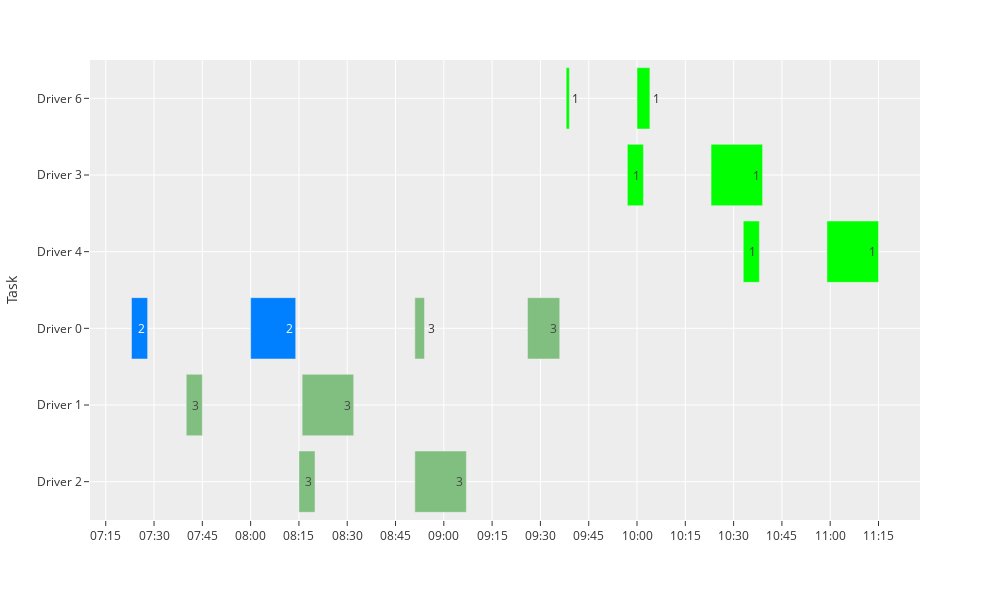
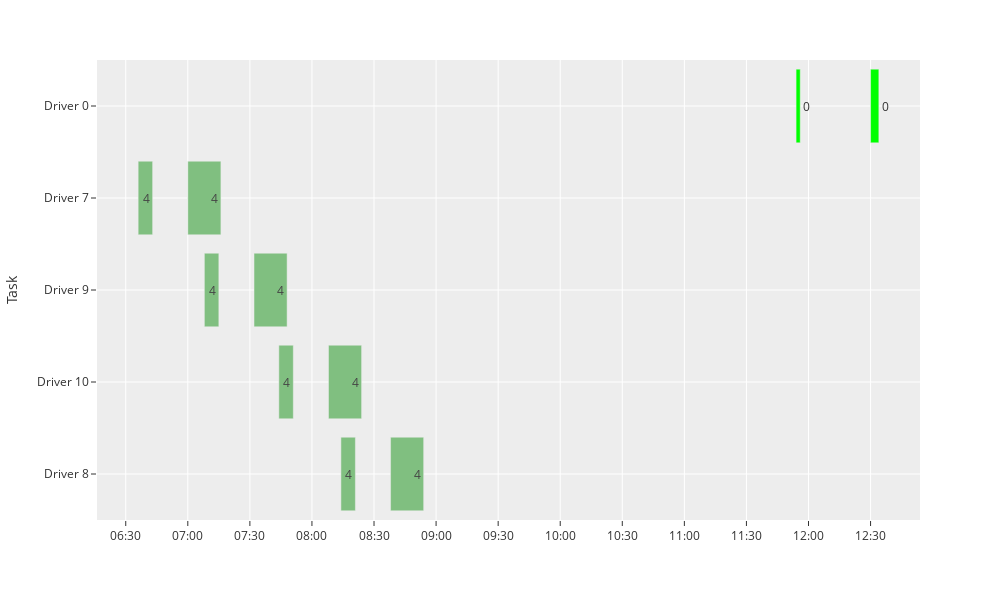

Here is the notebook cell these charts were saved with, in order:
### Code cell
import importlib
importlib.reload(gantt)
gantt.showGanttDepot(df)

### Figure 1 — Plotly figure (JSON) as saved in the notebook; plotly's stock layout.template omitted (floating-point values rounded to 4 significant figures)
{"data": [{"alignmentgroup": "True", "base": ["2023-12-17 10:00:00", "2023-12-17 10:23:00", "2023-12-17 10:33:00", "2023-12-17 10:59:00", "2023-12-17 7:23:00", "2023-12-17 7:40:00", "2023-12-17 8:00:00", "2023-12-17 8:15:00", "2023-12-17 8:16:00", "2023-12-17 8:51:00", "2023-12-17 8:51:00", "2023-12-17 9:26:00", "2023-12-17 9:38:00", "2023-12-17 9:57:00"], "hovertemplate": "start=%{base}<br>end=%{x}<br>Task=%{y}<br>Order=%{marker.color}<extra></extra>", "legendgroup": "", "marker": {"color": [1, 1, 1, 1, 2, 3, 2, 3, 3, 3, 3, 3, 1, 1], "coloraxis": "coloraxis", "opacity": 1, "pattern": {"shape": ""}}, "name": "", "offsetgroup": "", "orientation": "h", "showlegend": false, "text": [1, 1, 1, 1, 2, 3, 2, 3, 3, 3, 3, 3, 1, 1], "textposition": "auto", "type": "bar", "x": [240000, 960000, 300000, 960000, 300000, 300000, 840000, 300000, 960000, 180000, 960000, 600000, 60000, 300000], "xaxis": "x", "y": ["Driver 6", "Driver 3", "Driver 4", "Driver 4", "Driver 0", "Driver 1", "Driver 0", "Driver 2", "Driver 1", "Driver 0", "Driver 2", "Driver 0", "Driver 6", "Driver 3"], "yaxis": "y"}], "layout": {"barmode": "overlay", "coloraxis": {"colorbar": {"title": {"text": "Order"}}, "colorscale": [[0, "rgb(0, 255, 0)"], [0.25, "rgb(255, 0, 255)"], [0.5, "rgb(0, 128, 255)"], [0.75, "rgb(255, 128, 0)"], [1, "rgb(128, 191, 128)"]], "showscale": false}, "height": 600, "legend": {"tracegroupgap": 0}, "margin": {"t": 60}, "uniformtext": {"minsize": 6}, "width": 1000, "xaxis": {"anchor": "y", "domain": [0, 1], "nticks": 25, "tickformat": "%H:%M", "tickformatstops": [{"dtickrange": [3600000, 86400000], "value": "%H:%M"}], "type": "date"}, "yaxis": {"anchor": "x", "autorange": "reversed", "domain": [0, 1], "title": {"text": "Task"}}}}

### Figure 2 — Plotly figure (JSON) as saved in the notebook; plotly's stock layout.template omitted (floating-point values rounded to 4 significant figures)
{"data": [{"alignmentgroup": "True", "base": ["2023-12-17 11:54:00", "2023-12-17 12:30:00", "2023-12-17 6:36:00", "2023-12-17 7:00:00", "2023-12-17 7:08:00", "2023-12-17 7:32:00", "2023-12-17 7:44:00", "2023-12-17 8:08:00", "2023-12-17 8:14:00", "2023-12-17 8:38:00"], "hovertemplate": "start=%{base}<br>end=%{x}<br>Task=%{y}<br>Order=%{marker.color}<extra></extra>", "legendgroup": "", "marker": {"color": [0, 0, 4, 4, 4, 4, 4, 4, 4, 4], "coloraxis": "coloraxis", "opacity": 1, "pattern": {"shape": ""}}, "name": "", "offsetgroup": "", "orientation": "h", "showlegend": false, "text": [0, 0, 4, 4, 4, 4, 4, 4, 4, 4], "textposition": "auto", "type": "bar", "x": [120000, 240000, 420000, 960000, 420000, 960000, 420000, 960000, 420000, 960000], "xaxis": "x", "y": ["Driver 0", "Driver 0", "Driver 7", "Driver 7", "Driver 9", "Driver 9", "Driver 10", "Driver 10", "Driver 8", "Driver 8"], "yaxis": "y"}], "layout": {"barmode": "overlay", "coloraxis": {"colorbar": {"title": {"text": "Order"}}, "colorscale": [[0, "rgb(0, 255, 0)"], [0.25, "rgb(255, 0, 255)"], [0.5, "rgb(0, 128, 255)"], [0.75, "rgb(255, 128, 0)"], [1, "rgb(128, 191, 128)"]], "showscale": false}, "height": 600, "legend": {"tracegroupgap": 0}, "margin": {"t": 60}, "uniformtext": {"minsize": 6}, "width": 1000, "xaxis": {"anchor": "y", "domain": [0, 1], "nticks": 25, "tickformat": "%H:%M", "tickformatstops": [{"dtickrange": [3600000, 86400000], "value": "%H:%M"}], "type": "date"}, "yaxis": {"anchor": "x", "autorange": "reversed", "domain": [0, 1], "title": {"text": "Task"}}}}
